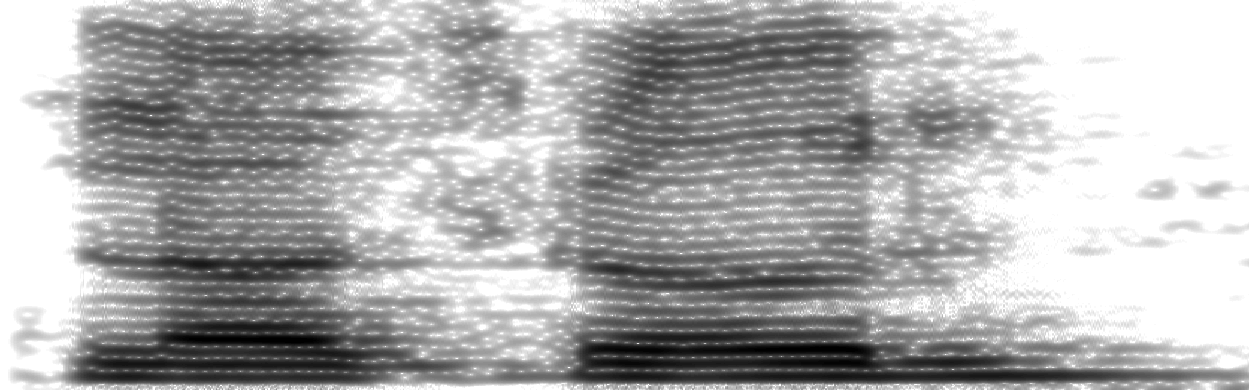
%> input picture Speech_Recognition/M12S5_Spectrogram.png, 1249 x 390 px
$ octave --eval "result = testOtsu('M12S5_Spectrogram.png');"   (GNU Octave 9; MATLAB toolbox functions it lacks are replaced by stand-ins)
%> lines starting %> are read from the running program, lines starting %| are printed output that depends on the picture; in (x1, y1, x2, y2) boxes, pixels count from 0 and x2, y2 are one past the last pixel; in counts of white or black regions, pixels touching at a corner belong together; the program's own positions count from 1
% Convert B/W image using Otsu's Method
function [bw] = testOtsu(spectFile)
%> called with spectFile = 'M12S5_Spectrogram.png'
%---------------------------------------------------------------------
% Image Resize
% B = imresize(A, scale); returns image B that is scale times the size
% of A.
I = imread(spectFile); % Read image file
%> I is the input picture: size 390x1249x3 uint8; min 0, max 255, mean 172.5
im= imresize(I, 0.1);
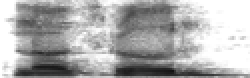
%> im: size 39x125x3 uint8 (shown 2 times larger); min 18, max 255, mean 172.3
%--------------------------------------------------------------------
% I = mat2gray(A) The returned matrix I contains values in the range 0.0 (black)
% to 1.0 (full intensity or white).
fim = mat2gray(im);
%
% ------------------------------------------------------------------
% Otsu's Thresholding
% ------------------------------------------------------------------
% level = graythresh(I)
% The graythresh function uses Otsu's method, which chooses the threshold
% to minimize the intraclass variance of the black and white pixels.
%
% BW = im2bw(I, level) converts the grayscale image I to a binary image.
%
level = graythresh(fim);
%> level = 0.651
bw = im2bw(fim,level);
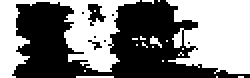
%> bw: size 39x125 logical (shown 2 times larger); 49.6% white; 19 white regions (17 under 20 px), largest, box (x1, y1, x2, y2) and area: (83, 0, 125, 37) 1209, (0, 0, 70, 39) 1138
%---------------------------------------------------------------
%Save the result as image
%---------------------------------------------------------------
imwrite(bw,sprintf('Spectrogram_Otsu.png'));
return;
%EOF

$ run again, on Speech_Recognition/Spectrogram.png
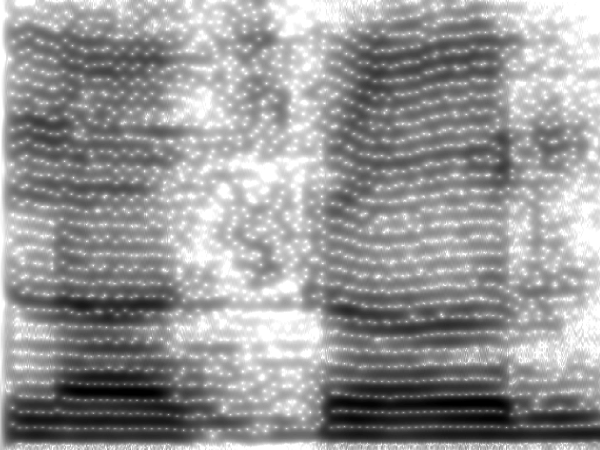
%> input picture Speech_Recognition/Spectrogram.png, 1200 x 900 px (shown at 1/2 size)
%> in testOtsu, I is the input picture: size 900x1200x3 uint8; min 0, max 255, mean 150.2
%> in testOtsu, `im= imresize(I, 0.1);`:
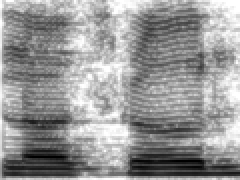
%> im: size 90x120x3 uint8 (shown 2 times larger); min 0, max 255, mean 150.2
%> level = 0.584
%> in testOtsu, `bw = im2bw(fim,level);`:
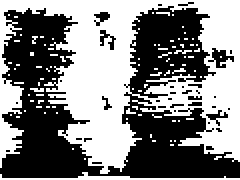
%> bw: size 90x120 logical (shown 2 times larger); 50.8% white; 34 black regions (29 under 20 px), largest, box (x1, y1, x2, y2) and area: (0, 3, 120, 89) 5035, (104, 24, 117, 34) 60, (50, 15, 58, 25) 34, (47, 6, 55, 13) 30, (103, 55, 114, 63) 30
